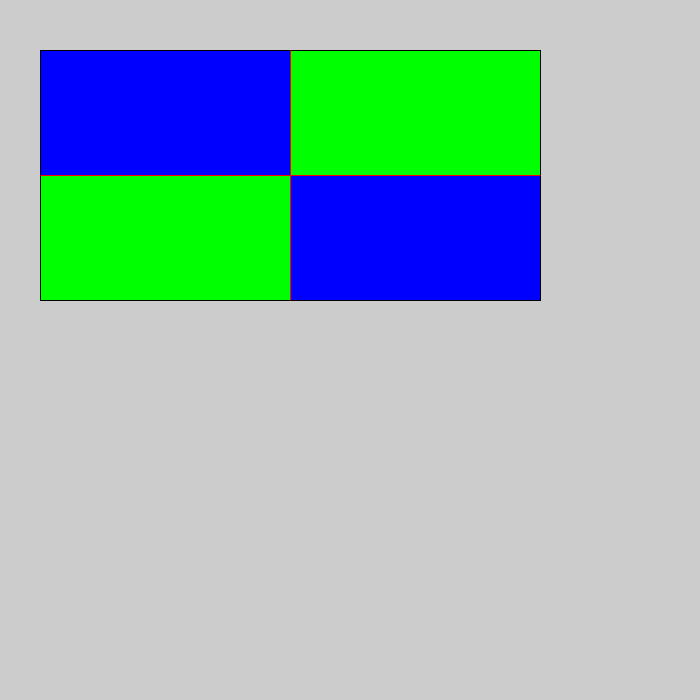
Frame 1 (no input)
Frame 60 (the mouse pressed at the canvas centre just before this capture): identical to frame 1, image omitted
Frame 120 (the mouse held since frame 60 and released just before this capture): identical to frame 1, image omitted

The Processing sketch that drew this single still picture (run headless with seeded random() and noise(); from frame 60 on, the mouse is pressed at the canvas centre):

// Processing sketch: Oefenopgave_2_2en_2_3
// ── Oefenopgave_2_2en_2_3.pde
/* Oefenopgave_2_2 en Oefenopgave_2_3
Author: Wesley Bouchard
Student number: 575976 
Date: 06-02-2019 */

void setup() {
  size(700, 700);
  
  // set values
  float setX = 40;
  float setY = 50;
  float setWidth = 500;
  int amountPixels = 1;
  
  float x = constrain(setX, 0, width - setWidth);
  float y = constrain(setY, 0, height - (setWidth / 2));
  
  float rectWidth =constrain(setWidth, 50, (width - x) -amountPixels);
  float rectHeight = rectWidth / 2;
  
  // draw rectangle
  rect(x, y, rectWidth, rectHeight);
  
  // draw lines
  stroke(255, 0, 0);
  strokeCap(SQUARE);
  line(x, y + rectHeight / 2, x + rectWidth, y + rectHeight / 2);
  line(x + rectWidth / 2, y, x + rectWidth / 2, y + rectHeight);
  
  // draw colored rectangles
  noStroke();
  fill(0, 0, 255);
  rect(x + amountPixels, y + amountPixels, (rectWidth / 2) - amountPixels, (rectHeight / 2) - amountPixels);
  rect(x + (rectWidth / 2) +  amountPixels, y +(rectHeight / 2) + amountPixels, (rectWidth / 2) - amountPixels, (rectHeight / 2) - amountPixels);
  fill(0, 255, 0);
  rect(x + amountPixels, y +(rectHeight / 2) + amountPixels, (rectWidth / 2) - amountPixels, (rectHeight / 2) - amountPixels);
  rect(x + (rectWidth / 2) + amountPixels, y + amountPixels, (rectWidth / 2) - amountPixels, (rectHeight / 2) - amountPixels);
}

void draw() {
}
